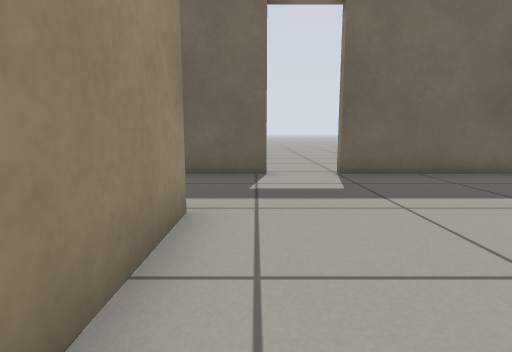
view 1 (above)

20 first-person views from a walk through a Gazebo world. The camera is 0.5 m above the floor, tilts 8° down and sees 80° across. The floor is counted in squares, 0.5 m on a side. Each view is taken from the middle of a square. On the plan, view 1 faces up. The plan holds only what a view shows up to about 12 squares ahead; the rest is blank. The robots in the file are not drawn. Simple patterns stand in for the simulator's built-in surfaces.

view 2
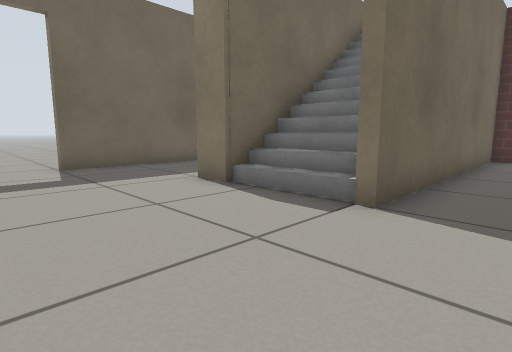

view 3
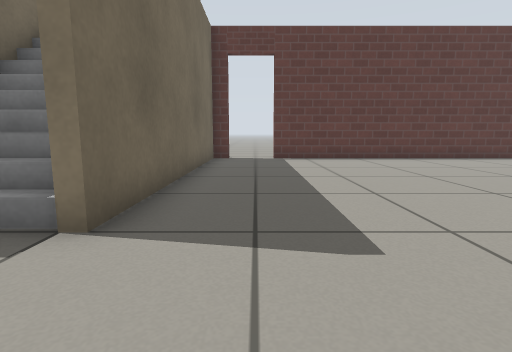

view 4
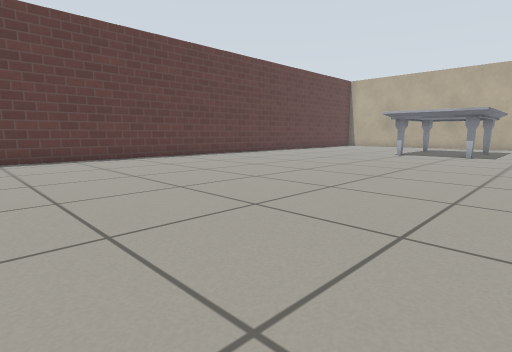

view 5
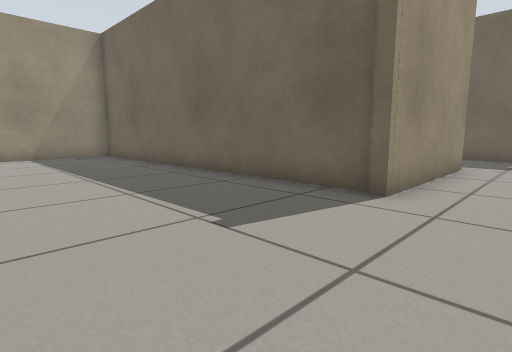

view 6
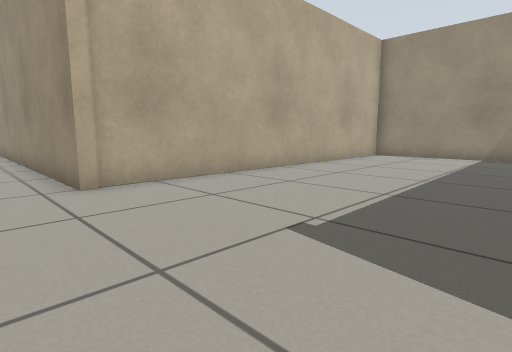

view 7
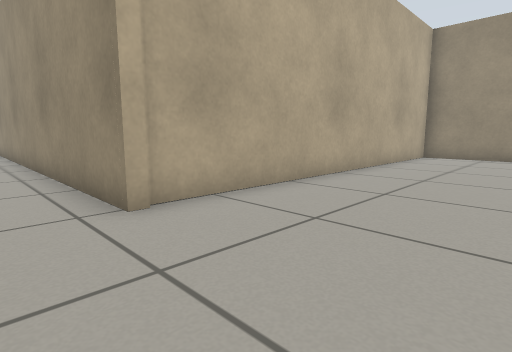

view 8
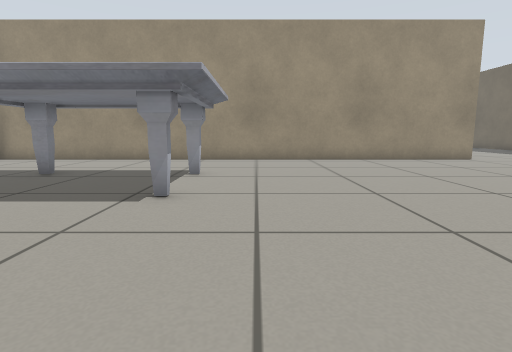

view 9
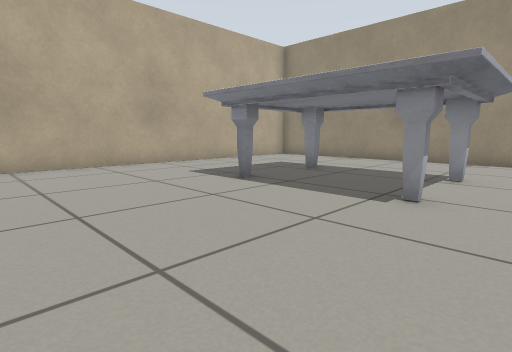

view 10
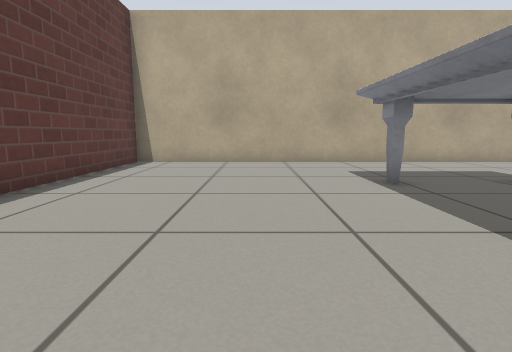

view 11
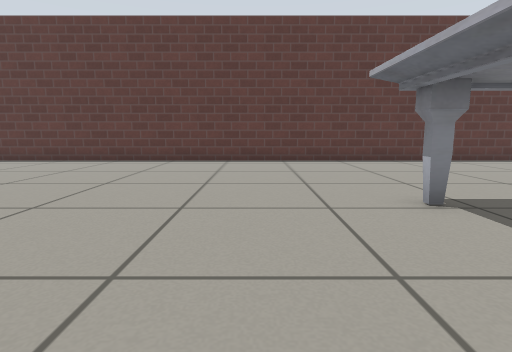

view 12
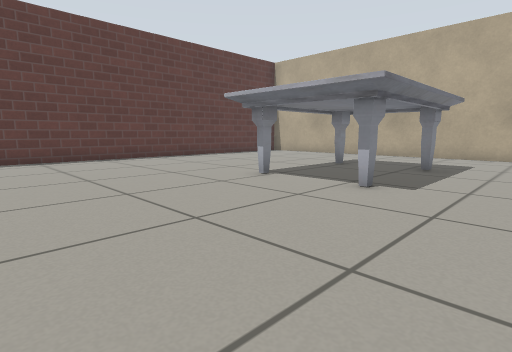

view 13
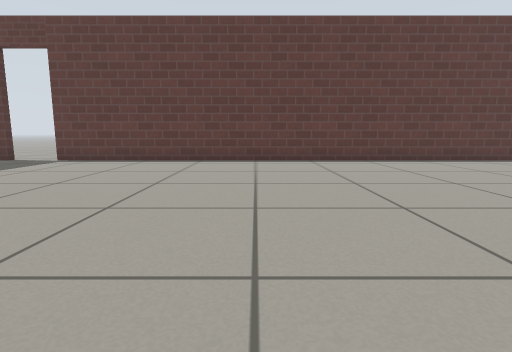

view 14
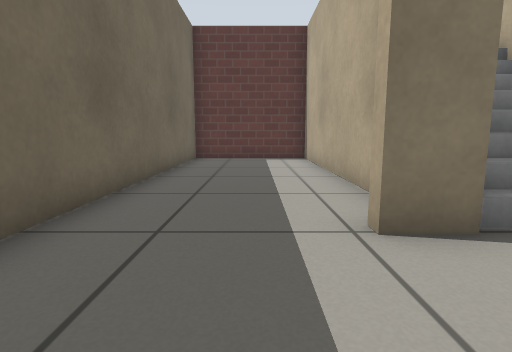

view 15
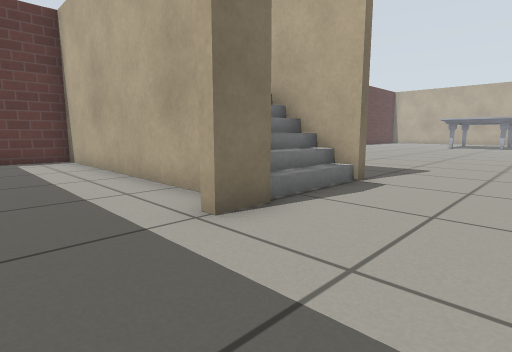

view 16
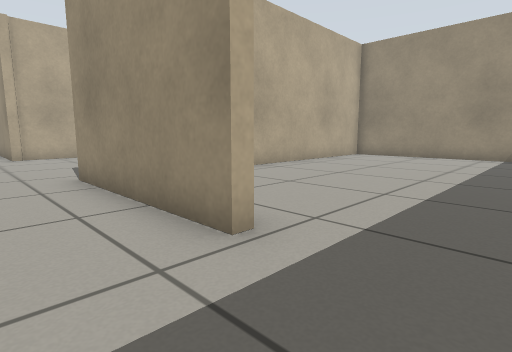

view 17
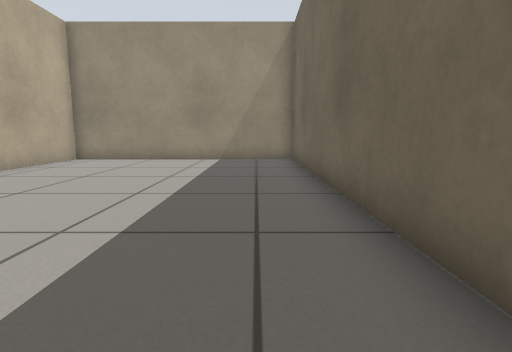

view 18
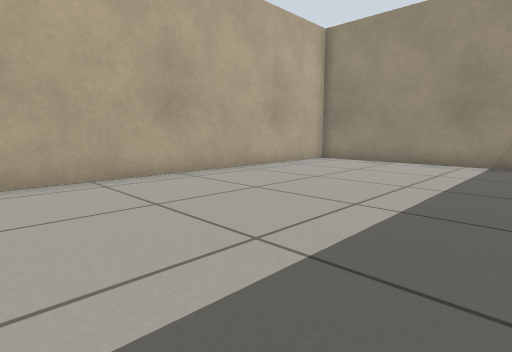

view 19
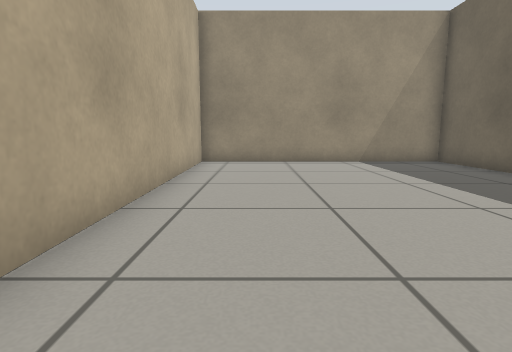

view 20
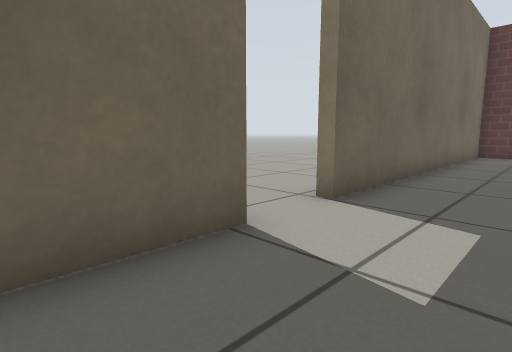

### Floor plan
Ten units are one square. View 1 is at (0, 0); x grows to the right and y downward. Boxes are objects, and circles mark ways between rooms. Rooms are numbered by the first view taken in them; rooms with no view inside come last. Other rooms are left out.
<svg viewBox="-132 -79 269 341">
<path fill="none" stroke="#000" d="M39 0 76 0M95 -28 39 -28 39 -39M-9 -39 -9 12M-12 10 -119 12M132 8 132 3 39 3M0 257 132 257 132 26M-127 20 -127 80 -5 80 -5 257M53 -31 95 -31M4 -74 -6 -74M118 -31 132 -31 132 -74 20 -74M-6 -74 -127 -74 -127 9 -25 8"/>
<rect x="25" y="165" width="50" height="60" fill="#bbb"><title>marble table</title></rect>
<circle cx="15" cy="0" r="3" fill="#2a7"/>
<circle cx="15" cy="-30" r="3" fill="#2a7"/>
<circle cx="-10" cy="-50" r="3" fill="#2a7"/>
<text x="50" y="-20">1</text>
<text x="40" y="110">2</text>
<text x="60" y="-50">3</text>
<text x="-70" y="-30">4</text>
</svg>
Room 1 opens to room 2. Room 1 opens to room 3. Room 3 opens to room 4.

Where each view was taken, in squares from view 1:
view 1: 0 up, 0 right, facing up
view 2: 2 down, 0 right, facing up-right
view 3: 2 down, 1 right, facing right
view 4: 3 down, 1 right, facing down-right
view 5: 6 down, 1 right, facing up-left
view 6: 2 down, 1 right, facing down-left
view 7: 4 down, 1 right, facing down-left
view 8: 16 down, 11 right, facing left
view 9: 16 down, 11 right, facing down-left
view 10: 15 down, 9 right, facing down
view 11: 15 down, 2 right, facing right
view 12: 12 down, 1 right, facing down-right
view 13: 10 down, 2 right, facing right
view 14: 5 up, 1 right, facing right
view 15: 6 up, 1 right, facing down-right
view 16: 6 up, 1 right, facing down-left
view 17: 6 up, 1 left, facing left
view 18: 6 up, 2 left, facing down-left
view 19: 1 up, 2 left, facing left
view 20: 5 up, 2 left, facing up-right
